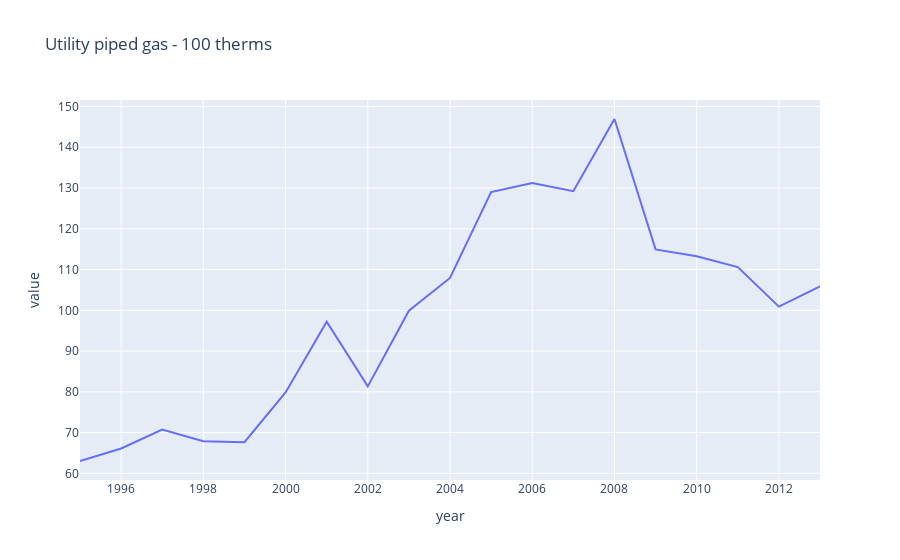
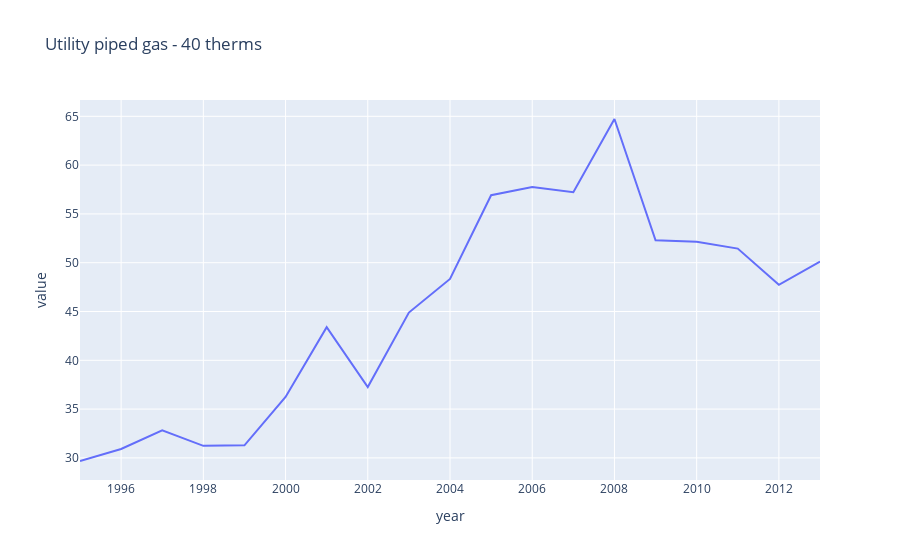
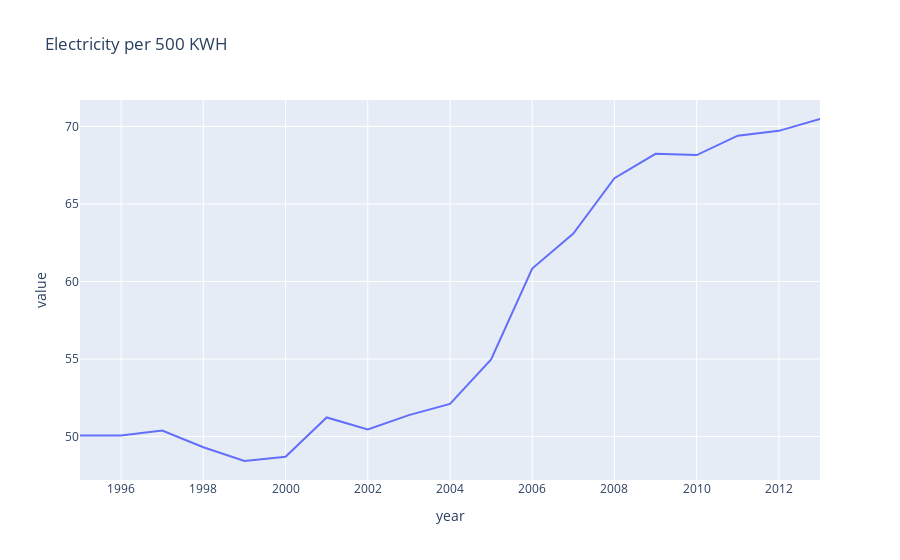
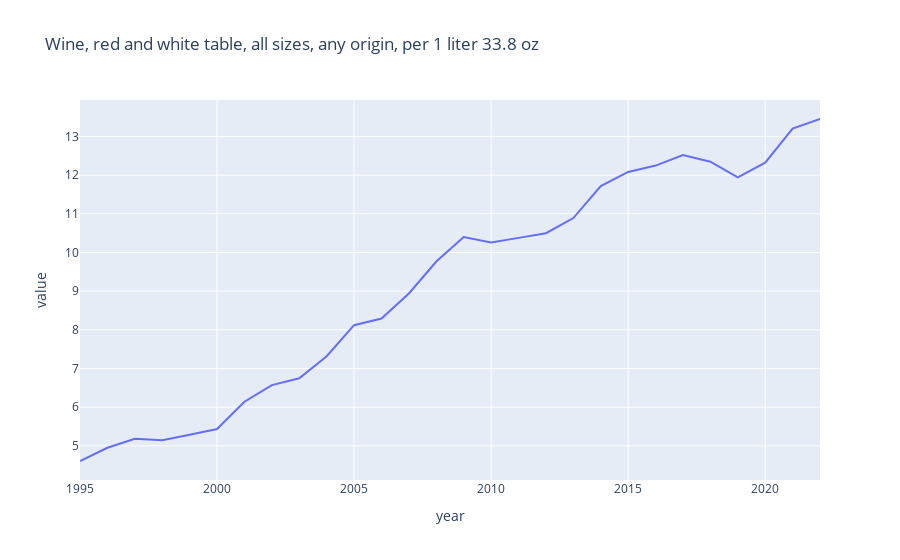

The notebook cell these images were saved under, in order:
### Code cell
# Items Ranked by STD (Most Volatile)

STD = pd.DataFrame(complete_df.groupby(['item_name']).value.std()).sort_values(by='value', ascending=False).reset_index().head(10)
byItem = pd.DataFrame((complete_df.groupby(['year', 'item_name']).value.mean()).reset_index())

print('Plotting the Top 10 most volatile items over 1995-2022')
print('')

STD.rename(columns = {'value': 'STD'}, inplace=True)
print(STD)

def top10STD():
    for name in STD['item_name']:
        fig = px.line(byItem[byItem['item_name'] == name], x='year', y='value', title=name)
        fig.show()
        
top10STD()

### Figure 1 — Plotly figure (JSON) as saved in the notebook; plotly's stock layout.template omitted (floating-point values rounded to 4 significant figures)
{"data": [{"hovertemplate": "year=%{x}<br>value=%{y}<extra></extra>", "legendgroup": "", "line": {"color": "#636efa", "dash": "solid"}, "marker": {"symbol": "circle"}, "mode": "lines", "name": "", "orientation": "v", "showlegend": false, "type": "scatter", "x": [1995, 1996, 1997, 1998, 1999, 2000, 2001, 2002, 2003, 2004, 2005, 2006, 2007, 2008, 2009, 2010, 2011, 2012, 2013], "xaxis": "x", "y": [63.03, 66.11, 70.74, 67.9, 67.64, 79.85, 97.2, 81.34, 99.9, 107.9, 129.0, 131.2, 129.2, 146.9, 115.0, 113.2, 110.6, 100.9, 105.9], "yaxis": "y"}], "layout": {"autosize": true, "legend": {"tracegroupgap": 0}, "title": {"text": "Utility piped gas - 100 therms"}, "xaxis": {"anchor": "y", "autorange": true, "domain": [0, 1], "range": [1995, 2013], "title": {"text": "year"}, "type": "linear"}, "yaxis": {"anchor": "x", "autorange": true, "domain": [0, 1], "range": [58.37, 151.6], "title": {"text": "value"}, "type": "linear"}}}

### Figure 2 — Plotly figure (JSON) as saved in the notebook; plotly's stock layout.template omitted (floating-point values rounded to 4 significant figures)
{"data": [{"hovertemplate": "year=%{x}<br>value=%{y}<extra></extra>", "legendgroup": "", "line": {"color": "#636efa", "dash": "solid"}, "marker": {"symbol": "circle"}, "mode": "lines", "name": "", "orientation": "v", "showlegend": false, "type": "scatter", "x": [1995, 1996, 1997, 1998, 1999, 2000, 2001, 2002, 2003, 2004, 2005, 2006, 2007, 2008, 2009, 2010, 2011, 2012, 2013], "xaxis": "x", "y": [29.68, 30.91, 32.84, 31.23, 31.29, 36.25, 43.39, 37.26, 44.89, 48.34, 56.91, 57.75, 57.22, 64.73, 52.29, 52.16, 51.44, 47.73, 50.11], "yaxis": "y"}], "layout": {"autosize": true, "legend": {"tracegroupgap": 0}, "title": {"text": "Utility piped gas - 40 therms"}, "xaxis": {"anchor": "y", "autorange": true, "domain": [0, 1], "range": [1995, 2013], "title": {"text": "year"}, "type": "linear"}, "yaxis": {"anchor": "x", "autorange": true, "domain": [0, 1], "range": [27.73, 66.67], "title": {"text": "value"}, "type": "linear"}}}

### Figure 3 — Plotly figure (JSON) as saved in the notebook; plotly's stock layout.template omitted (floating-point values rounded to 4 significant figures)
{"data": [{"hovertemplate": "year=%{x}<br>value=%{y}<extra></extra>", "legendgroup": "", "line": {"color": "#636efa", "dash": "solid"}, "marker": {"symbol": "circle"}, "mode": "lines", "name": "", "orientation": "v", "showlegend": false, "type": "scatter", "x": [1995, 1996, 1997, 1998, 1999, 2000, 2001, 2002, 2003, 2004, 2005, 2006, 2007, 2008, 2009, 2010, 2011, 2012, 2013], "xaxis": "x", "y": [50.06, 50.07, 50.38, 49.3, 48.42, 48.69, 51.23, 50.46, 51.38, 52.1, 54.97, 60.84, 63.09, 66.67, 68.23, 68.15, 69.41, 69.72, 70.48], "yaxis": "y"}], "layout": {"autosize": true, "legend": {"tracegroupgap": 0}, "title": {"text": "Electricity per 500 KWH"}, "xaxis": {"anchor": "y", "autorange": true, "domain": [0, 1], "range": [1995, 2013], "title": {"text": "year"}, "type": "linear"}, "yaxis": {"anchor": "x", "autorange": true, "domain": [0, 1], "range": [47.19, 71.71], "title": {"text": "value"}, "type": "linear"}}}

### Figure 4 — Plotly figure (JSON) as saved in the notebook; plotly's stock layout.template omitted (floating-point values rounded to 4 significant figures)
{"data": [{"hovertemplate": "year=%{x}<br>value=%{y}<extra></extra>", "legendgroup": "", "line": {"color": "#636efa", "dash": "solid"}, "marker": {"symbol": "circle"}, "mode": "lines", "name": "", "orientation": "v", "showlegend": false, "type": "scatter", "x": [1995, 1996, 1997, 1998, 1999, 2000, 2001, 2002, 2003, 2004, 2005, 2006, 2007, 2008, 2009, 2010, 2011, 2012, 2013, 2014, 2015, 2016, 2017, 2018, 2019, 2020, 2021, 2022], "xaxis": "x", "y": [4.608, 4.951, 5.184, 5.143, 5.285, 5.435, 6.141, 6.57, 6.746, 7.317, 8.119, 8.291, 8.939, 9.766, 10.4, 10.26, 10.38, 10.5, 10.89, 11.72, 12.08, 12.25, 12.52, 12.35, 11.94, 12.32, 13.2, 13.45], "yaxis": "y"}], "layout": {"autosize": true, "legend": {"tracegroupgap": 0}, "title": {"text": "Wine, red and white table, all sizes, any origin, per 1 liter 33.8 oz"}, "xaxis": {"anchor": "y", "autorange": true, "domain": [0, 1], "range": [1995, 2022], "title": {"text": "year"}, "type": "linear"}, "yaxis": {"anchor": "x", "autorange": true, "domain": [0, 1], "range": [4.117, 13.94], "title": {"text": "value"}, "type": "linear"}}}
